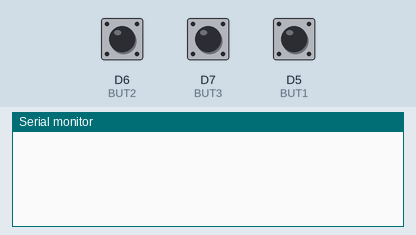
Recording of a sketch running on a simulated ESP8266 (NodeMCU). Parts: the last lines printed to the serial monitor. The test bench sets the inputs (shaded band); at power-on: D6 (BUT2) HIGH, D7 (BUT3) HIGH, D5 (BUT1) HIGH.

Above: at 1.2 s.
1.3 s: D6 (BUT2) pulled LOW for 0.15 s
At 2.2 s:
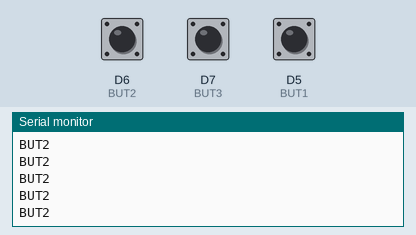
2.9 s: D7 (BUT3) pulled LOW for 0.15 s
At 3.4 s:
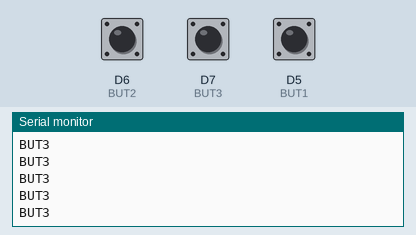
4.5 s: D5 (BUT1) pulled LOW for 0.15 s
At 5.8 s:
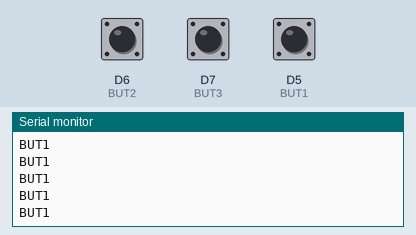
6.1 s: D6 (BUT2) driven LOW
At 7.0 s:
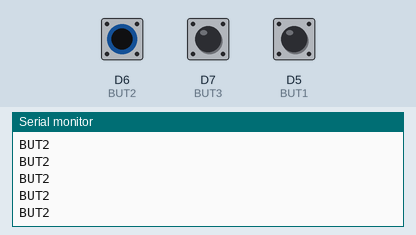
Timing chart, 0 to 9.1 s (numbered marks = the images above; inputs shaded):
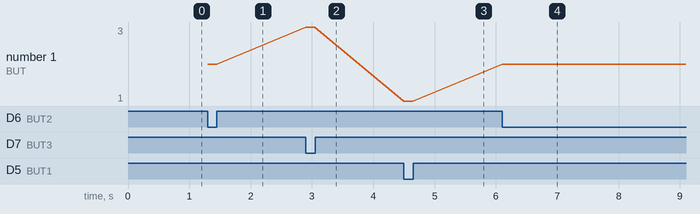

Measured:
- after the input at 1.3 s, the serial monitor: prints a new line at once (image 1)
- after the input at 2.9 s, the serial monitor: prints a new line at once (image 2)
- after the input at 4.5 s, the serial monitor: prints a new line at once (image 3)
- after the input at 6.1 s, the serial monitor: prints a new line at once (image 4)
- plotted number 1: 2 → 3 after the input at 2.9 s, 3 → 1 after the input at 4.5 s, 1 → 2 after the input at 6.1 s

The sketch:

Button_Test.ino
```cpp
#define BUT1  D5
#define BUT2  D6
#define BUT3  D7

void setup() {
  Serial.begin(9600);
  pinMode(BUT1, INPUT);
  pinMode(BUT2, INPUT);
  pinMode(BUT3, INPUT);
}

void loop() {
  if(digitalRead(BUT1) == LOW)
    Serial.println("BUT1");
  if(digitalRead(BUT2) == LOW)
    Serial.println("BUT2");
  if(digitalRead(BUT3) == LOW)
    Serial.println("BUT3");
}
```
